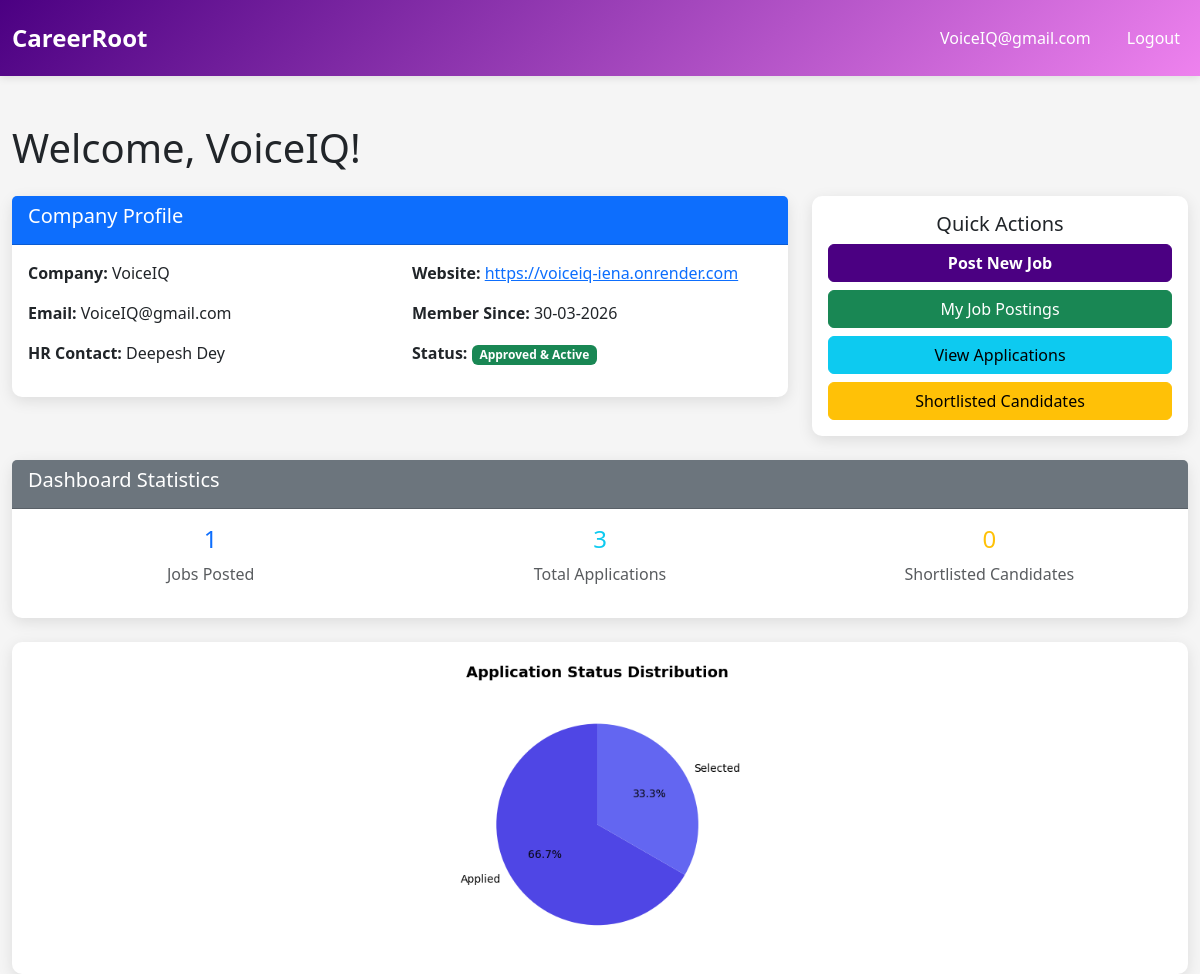
The page /company/dashboard (signed in) on the database its author committed.
### core/database/models.py (models this page shows, shortened)
class Company(UserMixin, db.Model):
    __tablename__ = 'company'
    company_id = db.Column(db.Integer, primary_key=True, autoincrement=True)
    company_name = db.Column(db.String(150), nullable=False)
    email = db.Column(db.String(120), unique=True, nullable=False)
    password = db.Column(db.String(255), nullable=False)
    hr_contact = db.Column(db.String(100), nullable=True)
    website = db.Column(db.String(255), nullable=True)
    approval_status = db.Column(
        db.String(20),
        default=ApprovalStatus.PENDING.value,
        nullable=False
    )  #pending/aproved/rejected
    blacklist_status = db.Column(db.Boolean, default=False)  # True = blacklisted
    created_at = db.Column(db.DateTime, default=datetime.utcnow)
    updated_at = db.Column(db.DateTime, default=datetime.utcnow, onupdate=datetime.utcnow)
    drives = db.relationship('PlacementDrive', backref='company', lazy=True, cascade='all, delete-orphan')

### core/routes/company.py (the view)
@company_bp.route('/dashboard')
@login_required
def company_dashboard():
    if not check_company():
        return redirect(url_for('auth.homepage'))
    company_id = session.get('user_id')
    company = Company.query.get(company_id)
    total_applications = 0
    for drive in company.drives:
        total_applications += len(drive.applications)
    chart_url = get_company_chart_data(company_id)
    return render_template('company_dashboard.html', company=company, total_applications=total_applications,
                         chart_url=chart_url)

### app.py (called while the page is built)
@login_manager.user_loader
def load_user(user_id):
    from core.database.models import Admin, Company, Student
    admin = Admin.query.get(int(user_id))
    if admin:
        return admin
    company = Company.query.get(int(user_id))
    if company:
        return company
    student = Student.query.get(int(user_id))
    if student:
        return student
    return None

### core/routes/company.py (called while the page is built)
def check_company():
    if session.get('user_type') != 'company':
        flash('Unauthorized access', 'danger')
        return False
    return True

### templates/company_dashboard.html (shortened to what this page needs)
{% extends "base.html" %}
{% block content %}
<div class="mt-5">
    <h1 class="mb-4">Welcome, {{ company.company_name }}!</h1>
    <div class="row mb-4">
        <div class="col-md-8">
            <div class="card">
                <div class="card-header bg-primary text-white">
                    <h5>Company Profile</h5>
                </div>
                <div class="card-body">
                    <div class="row">
                        <div class="col-md-6">
                            <p><strong>Company:</strong> {{ company.company_name }}</p>
                            <p><strong>Email:</strong> {{ company.email }}</p>
                            <p><strong>HR Contact:</strong> {{ company.hr_contact }}</p>
                        </div>
                        <div class="col-md-6">
                            <p><strong>Website:</strong> {% if company.website %}<a href="{{ company.website }}" target="_blank">{{ company.website }}</a>{% else %}Not provided{% endif %}</p>
                            <p><strong>Member Since:</strong> {{ company.created_at.strftime('%d-%m-%Y') }}</p>
                            <p><strong>Status:</strong>
                                {% if company.blacklist_status %}
                                    <span class="badge bg-danger">Blacklisted</span>
                                {% elif company.approval_status == 'Approved' %}
                                    <span class="badge bg-success">Approved & Active</span>
                                {% elif company.approval_status == 'Pending' %}
                                    <span class="badge bg-warning">Pending Approval</span>
                                {% else %}
                                    <span class="badge bg-secondary">Rejected</span>
                                {% endif %}
                            </p>
                        </div>
                    </div>
                </div>
            </div>
        </div>
        <div class="col-md-4">
            <div class="card">
                <div class="card-body text-center">
                    <h5 class="card-title">Quick Actions</h5>
                    <a href="{{ url_for('company.post_job') }}" class="btn btn-primary w-100 mb-2">Post New Job</a>
                    <a href="{{ url_for('company.jobs') }}" class="btn btn-success w-100 mb-2">My Job Postings</a>
                    <a href="{{ url_for('company.applications') }}" class="btn btn-info w-100 mb-2">View Applications</a>
                    <a href="{{ url_for('company.shortlisted') }}" class="btn btn-warning w-100">Shortlisted Candidates</a>
                </div>
            </div>
        </div>
    </div>
    <div class="row">
        <div class="col-md-12">
            <div class="card">
                <div class="card-header bg-secondary text-white">
                    <h5>Dashboard Statistics</h5>
                </div>
                <div class="card-body">
                    <div class="row text-center">
                        <div class="col-md-4">
                            <h4 class="text-primary">{{ company.drives|length }}</h4>
                            <p class="text-muted">Jobs Posted</p>
                        </div>
                        <div class="col-md-4">
                            <h4 class="text-info">{{ total_applications }}</h4>
                            <p class="text-muted">Total Applications</p>
                        </div>
                        <div class="col-md-4">
                            <h4 class="text-warning">0</h4>
                            <p class="text-muted">Shortlisted Candidates</p>
                        </div>
                    </div>
                </div>
            </div>
        </div>
    </div>
    <div class="row mt-4">
        <div class="col-md-12">
            <div class="card">
                <div class="card-body text-center">
                    <img src="{{ chart_url }}" alt="Company Application Chart" class="img-fluid" style="max-width: 100%; max-height: 300px; display: inline-block;">
                </div>
            </div>
        </div>
    </div>
</div>
{% endblock %}

### templates/base.html (shortened to what this page needs)
<!DOCTYPE html>
<html lang="en">
<head>
    <link href="https://cdn.jsdelivr.net/npm/bootstrap@5.3.0/dist/css/bootstrap.min.css" rel="stylesheet">
</head>
<body>
    <nav class="navbar navbar-expand navbar-dark">
        <div class="container-fluid">
            <a class="navbar-brand" href="/">CareerRoot</a>
            <ul class="navbar-nav ms-auto">
                {% if session.get('user_type') %}
                    <li class="nav-item">
                        <span class="nav-link">{{ session.get('username') }}</span>
                    </li>
                    <li class="nav-item">
                        <a class="nav-link" href="{{ url_for('auth.logout') }}">Logout</a>
                    </li>
                {% else %}
                    <li class="nav-item">
                        <a class="nav-link" href="{{ url_for('auth.login') }}">Login</a>
                    </li>
                {% endif %}
            </ul>
        </div>
    </nav>
    <div class="container-fluid container">
        {% block content %}{% endblock %}
    </div>
</body>
</html>

### templates/base.html (style rules this page uses)
:root { --primary-color: indigo; --secondary-color: violet; --danger-color: red; --success-color: mediumseagreen; }
body { font-family: 'Segoe UI', Tahoma, Geneva, Verdana, sans-serif; background-color: whitesmoke; }
.navbar { background: linear-gradient(135deg, var(--primary-color) 0%, var(--secondary-color) 100%); box-shadow: 0 2px 8px rgba(0,0,0,0.1); padding: 15px 0; }
.navbar-brand { font-weight: 700; font-size: 1.5rem; color: white !important; }
.nav-link { color: white !important; margin-left: 20px; font-weight: 500; transition: opacity 0.3s ease; }
.btn-primary { background-color: var(--primary-color); border-color: var(--primary-color); font-weight: 600; }
.card { border: none; box-shadow: 0 4px 15px rgba(0,0,0,0.1); border-radius: 10px; transition: transform 0.3s ease; }
.container { max-width: 1200px; }

### rows shown on the page
Company: get "VoiceIQ@gmail.com", company_name "VoiceIQ", email "VoiceIQ@gmail.com", hr_contact "Deepesh Dey", website "https://voiceiq-iena.onrender.com", created_at "30-03-2026"

### other values the page prints
{{ company.drives|length }} "1"
{{ total_applications }} "3"
